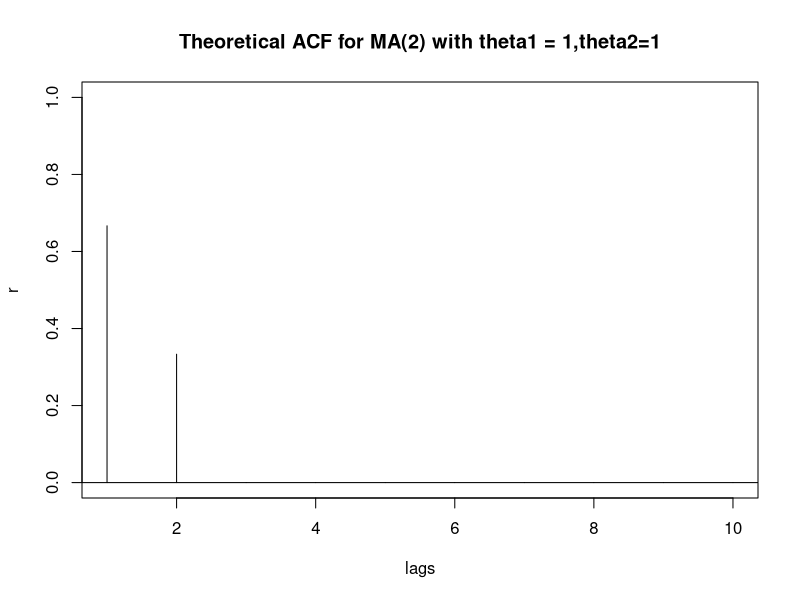
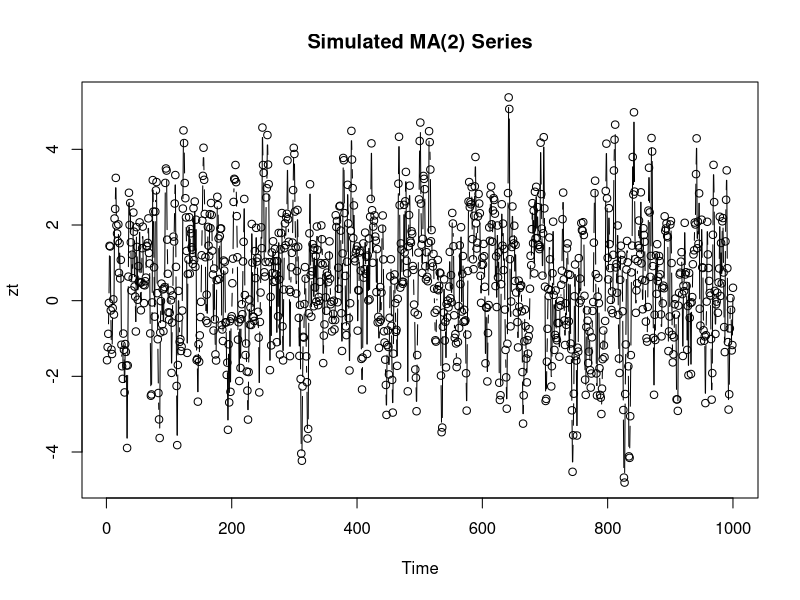
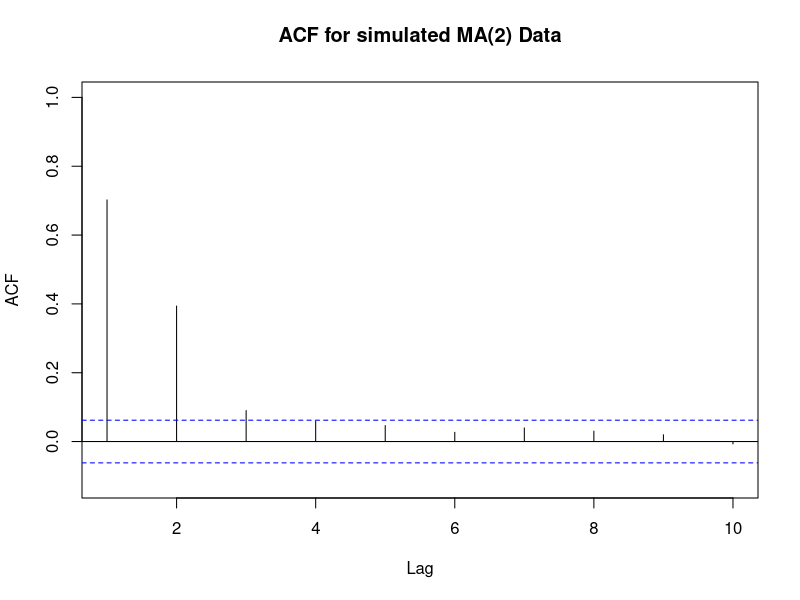
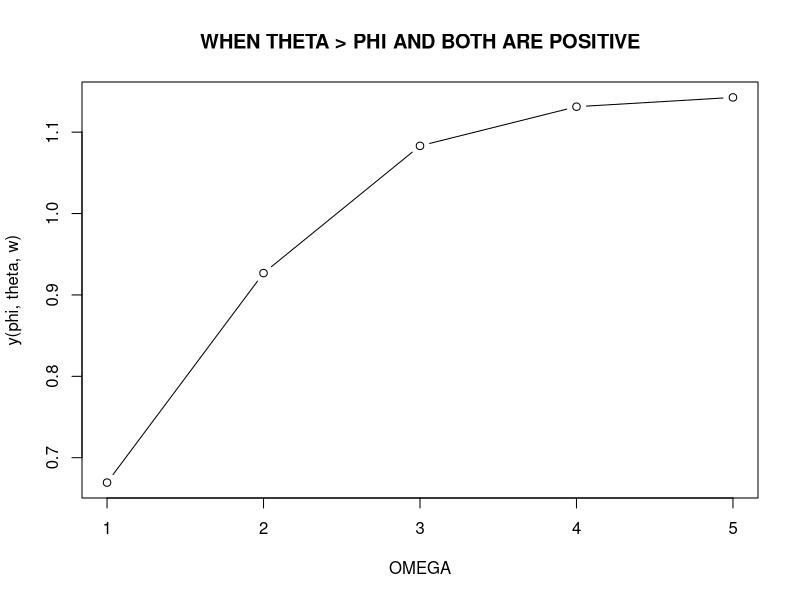
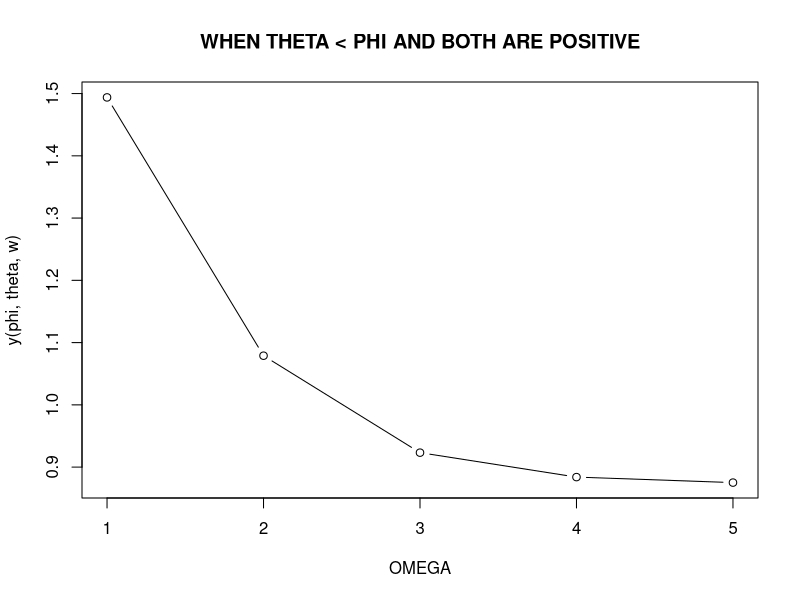
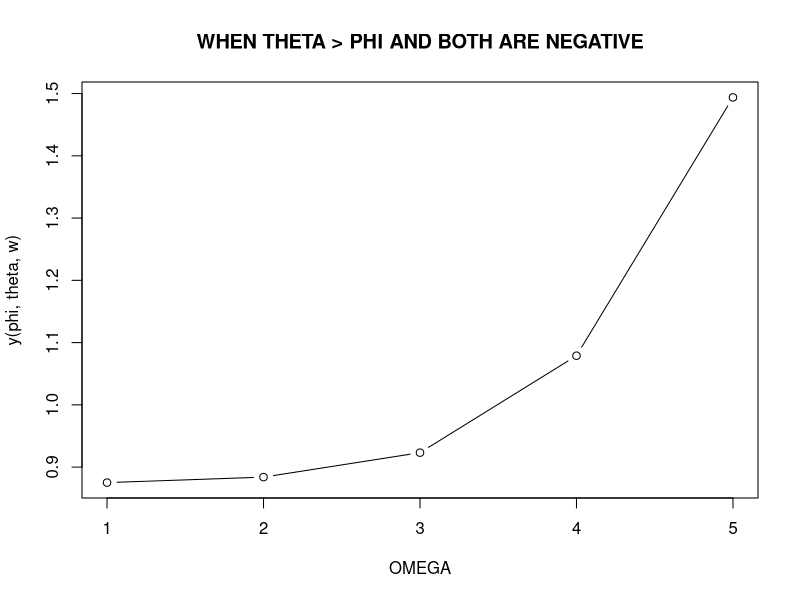
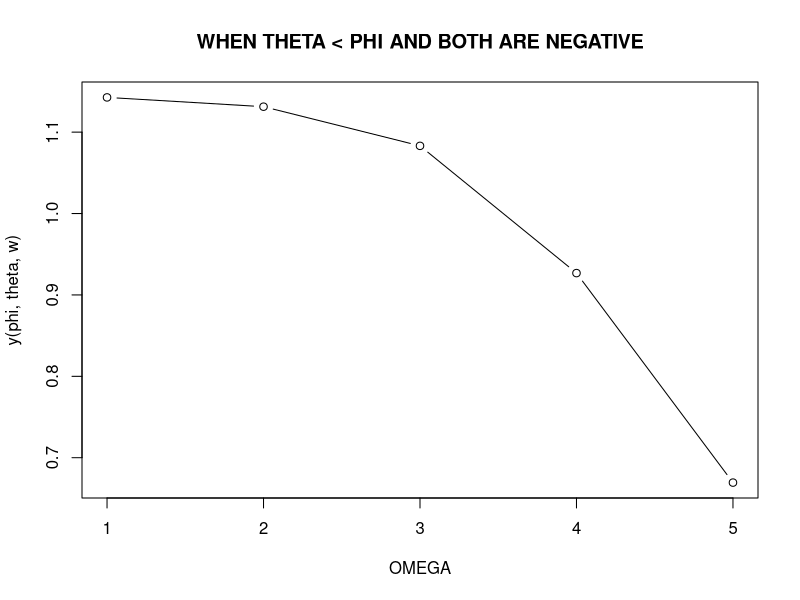

These figures' R source, in order: (Note: this script raises an error after producing the figures.)
## ---- chunk 1
knitr::opts_chunk$set(echo = TRUE)
library(tidyverse)
library(bookdown)
## ---- chunk 2
acfma2=ARMAacf(ma=c(1,1), lag.max=10)
acfma2
lags=0:10
plot(lags,acfma2,xlim=c(1,10), ylab="r",type="h", main = "Theoretical ACF for MA(2) with theta1 = 1,theta2=1")
abline(h=0)
## ---- chunk 3
zc=arima.sim(n=1000, list(ma=c(1, 1)))
zt=zc+.5
plot(zt, type="b", main = "Simulated MA(2) Series")
## ---- chunk 4
acf(zt, xlim=c(1,10), main="ACF for simulated MA(2) Data")
## ---- chunk 5
w<-c(0,pi/4,pi/2,3*pi/4,pi)
y<- function (phi,theta,w){(1+theta^2-2*theta*cos(w))/(1+phi^2-2*phi*cos(w))}

### WHEN THETA > PHI AND BOTH ARE POSITIVE
theta<-.55
phi<-  .45
plot (y(phi,theta,w),type="b", main="WHEN THETA > PHI AND BOTH ARE POSITIVE", xlab="OMEGA")

### WHEN THETA < PHI AND BOTH ARE POSITIVE
theta<-.45
phi<-  .55
plot (y(phi,theta,w),type="b", main="WHEN THETA < PHI AND BOTH ARE POSITIVE", xlab="OMEGA")

### WHEN THETA > PHI AND BOTH ARE NEGATIVE
theta<--.45
phi<-  -.55
plot (y(phi,theta,w),type="b", main="WHEN THETA > PHI AND BOTH ARE NEGATIVE", xlab="OMEGA")

### WHEN THETA < PHI AND BOTH ARE NEGATIVE
theta<--.55
phi<-  -.45
plot (y(phi,theta,w),type="b", main="WHEN THETA < PHI AND BOTH ARE NEGATIVE", xlab="OMEGA")

## ---- chunk 6
###PLOT OF NEW ZEALAND EMPLOYMENT NUMBERS FROM 1990 TO 2012
plot(nz)
  ###REMOVING TREND WITH LEAST SQUARES METHOD
    #CALCULATING A* and B*
    y<-nz$`Total Employed`
    t<-1:88
    ybar<-mean(y)
    tbar<-mean(t)
    bstar<-cov(y,t)/var(t)
    astar<- ybar-bstar*tbar
    #REMOVING TREND FROM Y TO GIVE US X
    xt<-y[t]-(astar+bstar*t)
    plot(xt)
  ###REMOVING SEASONALITY WITH METHOD OF LOCAL TREND
    n=88
    k=22
    d=4
    
    #TURNING DATA INTO MATRIX
    ymatrix<-matrix(xt,nrow=k, ncol=d)
    
    #FINDING AVERAGE OF EVERY ROW
    r1<-mean(ymatrix[1,])
    r2<-mean(ymatrix[2,])  
    r3<-mean(ymatrix[3,])
    r4<-mean(ymatrix[4,])    
    r5<-mean(ymatrix[5,])    
    r6<-mean(ymatrix[6,])    
    r7<-mean(ymatrix[7,])    
    r8<-mean(ymatrix[8,])    
    r9<-mean(ymatrix[9,])    
    r10<-mean(ymatrix[10,])    
    r11<-mean(ymatrix[11,])    
    r12<-mean(ymatrix[12,])    
    r13<-mean(ymatrix[13,])
    r14<-mean(ymatrix[14,])
    r15<-mean(ymatrix[15,])
    r16<-mean(ymatrix[16,])    
    r17<-mean(ymatrix[17,])
    r18<-mean(ymatrix[18,])
    r19<-mean(ymatrix[19,])
    r20<-mean(ymatrix[20,])
    r21<-mean(ymatrix[21,])
    r22<-mean(ymatrix[22,])    
    muhat<-c(r1,r2,r3,r4,r5,r6,r7,r8,r9,r10,r11,r12,r13,r14,r15,r16,r17,r18,r19,r20,r21,r22)
    
    #MAKING THE ROW AVERAGES A MATRIX
    muhatmatrix<-matrix(muhat,nrow=22,ncol=1)
  
    #SUBTRACTING THE AVERAGE OF EACH ROW FROM EVERY ELEMENT IN ROW
    ymatrix[,1]=ymatrix[,1]-muhatmatrix
    ymatrix[,2]=ymatrix[,2]-muhatmatrix
    ymatrix[,3]=ymatrix[,3]-muhatmatrix
    ymatrix[,4]=ymatrix[,4]-muhatmatrix
    
    #FINDING AVERAGE OF EVERY COLUMN OF NEW MATRIX
    c1<-mean(ymatrix[,1])   
    c2<-mean(ymatrix[,2])   
    c3<-mean(ymatrix[,3])   
    c4<-mean(ymatrix[,4])   
    shat<-c(c1,c2,c3,c4)
    
    #MAKING THE COLUMN AVERAGES A MATRIX
    shatmatrix<-matrix(shat,nrow=1,ncol=4)
    
    #SUBTRACTING THE AVERAGE OF EACH COLUMN FROM EVERY ELEMENT IN COLUMN
    ymatrix[1,]=ymatrix[1,]-shatmatrix
    ymatrix[2,]=ymatrix[2,]-shatmatrix
    ymatrix[3,]=ymatrix[3,]-shatmatrix
    ymatrix[4,]=ymatrix[4,]-shatmatrix
    ymatrix[5,]=ymatrix[5,]-shatmatrix
    ymatrix[6,]=ymatrix[6,]-shatmatrix
    ymatrix[7,]=ymatrix[7,]-shatmatrix
    ymatrix[8,]=ymatrix[8,]-shatmatrix
    ymatrix[9,]=ymatrix[9,]-shatmatrix
    ymatrix[10,]=ymatrix[10,]-shatmatrix
    ymatrix[11,]=ymatrix[11,]-shatmatrix
    ymatrix[12,]=ymatrix[12,]-shatmatrix
    ymatrix[13,]=ymatrix[13,]-shatmatrix
    ymatrix[14,]=ymatrix[14,]-shatmatrix
    ymatrix[15,]=ymatrix[15,]-shatmatrix     
    ymatrix[16,]=ymatrix[16,]-shatmatrix
    ymatrix[17,]=ymatrix[17,]-shatmatrix
    ymatrix[18,]=ymatrix[18,]-shatmatrix
    ymatrix[19,]=ymatrix[19,]-shatmatrix
    ymatrix[20,]=ymatrix[20,]-shatmatrix
    ymatrix[21,]=ymatrix[21,]-shatmatrix
    ymatrix[22,]=ymatrix[22,]-shatmatrix
    
    #TURNING THE NEW MATRIX BACK INTO DATA
    xt<-c(ymatrix[1,],ymatrix[2,],ymatrix[3,],ymatrix[4,],ymatrix[5,],ymatrix[6,],ymatrix[7,],ymatrix[8,],ymatrix[9,],ymatrix[10,],ymatrix[11,],ymatrix[12,],ymatrix[13,],ymatrix[14,],ymatrix[15,],ymatrix[16,],ymatrix[17,],ymatrix[18,],ymatrix[19,],ymatrix[20,],ymatrix[21,],ymatrix[22,])
    
###PLOTTING DETRENDED DATA
plot(xt, ylab="NZ EMPLOYMENT", xlab="TIME", type="b")

###COMPUTING ACF AND PACF
acfxt<-acf(xt, main="ACF FOR XT")
pacfxt<-pacf(xt, main="PACF FOR XT")
